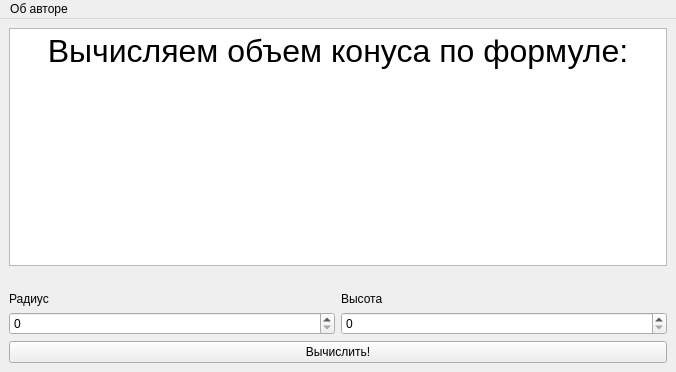
<?xml version="1.0" encoding="UTF-8"?>
<ui version="4.0">
 <class>MainWindow</class>
 <widget class="QMainWindow" name="MainWindow">
  <property name="geometry">
   <rect>
    <x>0</x>
    <y>0</y>
    <width>676</width>
    <height>372</height>
   </rect>
  </property>
  <property name="sizePolicy">
   <sizepolicy hsizetype="Expanding" vsizetype="Expanding">
    <horstretch>0</horstretch>
    <verstretch>0</verstretch>
   </sizepolicy>
  </property>
  <property name="contextMenuPolicy">
   <enum>Qt::DefaultContextMenu</enum>
  </property>
  <property name="windowTitle">
   <string>Калькулятор Объема</string>
  </property>
  <property name="toolButtonStyle">
   <enum>Qt::ToolButtonIconOnly</enum>
  </property>
  <widget class="QWidget" name="centralwidget">
   <layout class="QGridLayout" name="gridLayout">
    <item row="3" column="0">
     <widget class="QSpinBox" name="spinBox_3">
      <property name="maximum">
       <number>999999999</number>
      </property>
     </widget>
    </item>
    <item row="1" column="0" colspan="2">
     <widget class="QLabel" name="label">
      <property name="text">
       <string/>
      </property>
      <property name="pixmap">
       <pixmap>../../Pictures/Screenshots/Снимок экрана 2024-02-14 100147.png</pixmap>
      </property>
     </widget>
    </item>
    <item row="3" column="1">
     <widget class="QSpinBox" name="spinBox">
      <property name="maximum">
       <number>999999999</number>
      </property>
     </widget>
    </item>
    <item row="2" column="0">
     <widget class="QLabel" name="label_2">
      <property name="text">
       <string>Радиус</string>
      </property>
     </widget>
    </item>
    <item row="2" column="1">
     <widget class="QLabel" name="label_3">
      <property name="text">
       <string>Высота</string>
      </property>
     </widget>
    </item>
    <item row="4" column="0" colspan="2">
     <widget class="QPushButton" name="pushButton">
      <property name="text">
       <string>Вычислить!</string>
      </property>
     </widget>
    </item>
    <item row="0" column="0" colspan="2">
     <widget class="QTextEdit" name="textEdit">
      <property name="html">
       <string>&lt;!DOCTYPE HTML PUBLIC &quot;-//W3C//DTD HTML 4.0//EN&quot; &quot;http://www.w3.org/TR/REC-html40/strict.dtd&quot;&gt;
&lt;html&gt;&lt;head&gt;&lt;meta name=&quot;qrichtext&quot; content=&quot;1&quot; /&gt;&lt;style type=&quot;text/css&quot;&gt;
p, li { white-space: pre-wrap; }
&lt;/style&gt;&lt;/head&gt;&lt;body style=&quot; font-family:'MS Shell Dlg 2'; font-size:8.25pt; font-weight:400; font-style:normal;&quot;&gt;
&lt;p align=&quot;center&quot; style=&quot; margin-top:0px; margin-bottom:0px; margin-left:0px; margin-right:0px; -qt-block-indent:0; text-indent:0px;&quot;&gt;&lt;span style=&quot; font-size:24pt;&quot;&gt;Вычисляем объем конуса по формуле:&lt;/span&gt;&lt;/p&gt;
&lt;p align=&quot;center&quot; style=&quot;-qt-paragraph-type:empty; margin-top:0px; margin-bottom:0px; margin-left:0px; margin-right:0px; -qt-block-indent:0; text-indent:0px; font-size:24pt;&quot;&gt;&lt;br /&gt;&lt;/p&gt;
&lt;p align=&quot;center&quot; style=&quot;-qt-paragraph-type:empty; margin-top:0px; margin-bottom:0px; margin-left:0px; margin-right:0px; -qt-block-indent:0; text-indent:0px;&quot;&gt;&lt;br /&gt;&lt;/p&gt;&lt;/body&gt;&lt;/html&gt;</string>
      </property>
     </widget>
    </item>
   </layout>
  </widget>
  <widget class="QMenuBar" name="menuBar">
   <property name="geometry">
    <rect>
     <x>0</x>
     <y>0</y>
     <width>676</width>
     <height>21</height>
    </rect>
   </property>
   <widget class="QMenu" name="menu">
    <property name="title">
     <string>Об авторе</string>
    </property>
   </widget>
   <addaction name="menu"/>
  </widget>
 </widget>
 <resources/>
 <connections/>
</ui>
